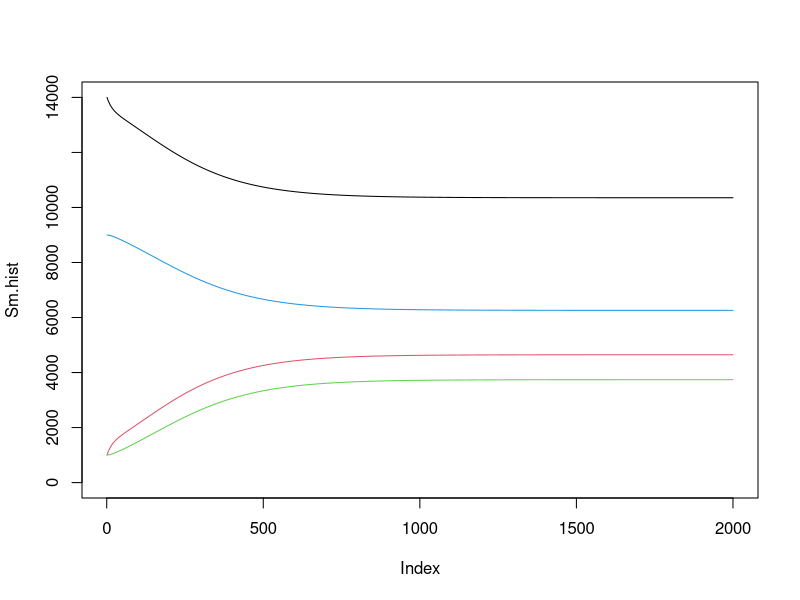

Write R code to recreate this figure.
alpha.m<-0.000006 #(person-1day-1)
alpha.f<-0.0000009
gamma.m<-0.05
gamma.f<-0.007 #(day-1)
Sm<-14000
Sf<-9000
Im<-1000
If<-1000
Sm.hist<-c()
Sf.hist<-c()
Im.hist<-c()
If.hist<-c()
for (day in 1:2000) {
    Sm.hist[day]<-Sm
    Sf.hist[day]<-Sf
    Im.hist[day]<-Im
    If.hist[day]<-If
    delta.Sm<-(gamma.m*Im-alpha.m*Sm*If)
    delta.Im<-(alpha.m*Sm*If-gamma.m*Im)
    delta.Sf<-(gamma.f*If-alpha.f*Sf*Im)
    delta.If<-(alpha.f*Sf*Im-gamma.f*If)
    Sm<-Sm+delta.Sm
    Im<-Im+delta.Im
    Sf<-Sf+delta.Sf
    If<-If+delta.If
    ##Ensure S,I,R>0
    Sm<-max(Sm,0) 
    Sf<-max(Sf,0) 
    Im<-max(Im,0)
    If<-max(If,0)
}
plot(Sm.hist,type="l",ylim=c(0,14000))
lines(Sf.hist,col=4)
lines(Im.hist,col=2)
lines(If.hist,col=3)

